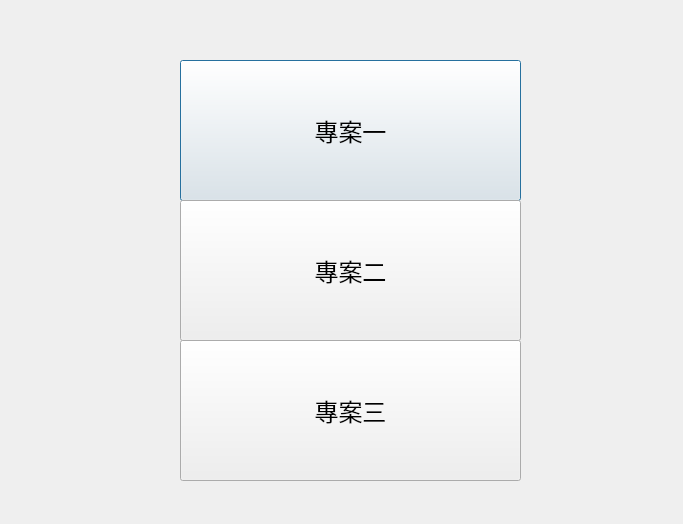
<?xml version="1.0" encoding="UTF-8"?>
<ui version="4.0">
 <class>Dialog</class>
 <widget class="QDialog" name="Dialog">
  <property name="geometry">
   <rect>
    <x>0</x>
    <y>0</y>
    <width>683</width>
    <height>524</height>
   </rect>
  </property>
  <property name="windowTitle">
   <string>Dialog</string>
  </property>
  <widget class="QPushButton" name="pushButton">
   <property name="geometry">
    <rect>
     <x>180</x>
     <y>60</y>
     <width>341</width>
     <height>141</height>
    </rect>
   </property>
   <property name="font">
    <font>
     <family>微软雅黑 Light</family>
     <pointsize>18</pointsize>
    </font>
   </property>
   <property name="text">
    <string>專案一</string>
   </property>
  </widget>
  <widget class="QPushButton" name="pushButton_2">
   <property name="geometry">
    <rect>
     <x>180</x>
     <y>200</y>
     <width>341</width>
     <height>141</height>
    </rect>
   </property>
   <property name="font">
    <font>
     <family>微软雅黑 Light</family>
     <pointsize>18</pointsize>
    </font>
   </property>
   <property name="text">
    <string>專案二</string>
   </property>
  </widget>
  <widget class="QPushButton" name="pushButton_3">
   <property name="geometry">
    <rect>
     <x>180</x>
     <y>340</y>
     <width>341</width>
     <height>141</height>
    </rect>
   </property>
   <property name="font">
    <font>
     <family>微软雅黑 Light</family>
     <pointsize>18</pointsize>
    </font>
   </property>
   <property name="text">
    <string>專案三</string>
   </property>
  </widget>
 </widget>
 <resources/>
 <connections/>
</ui>
